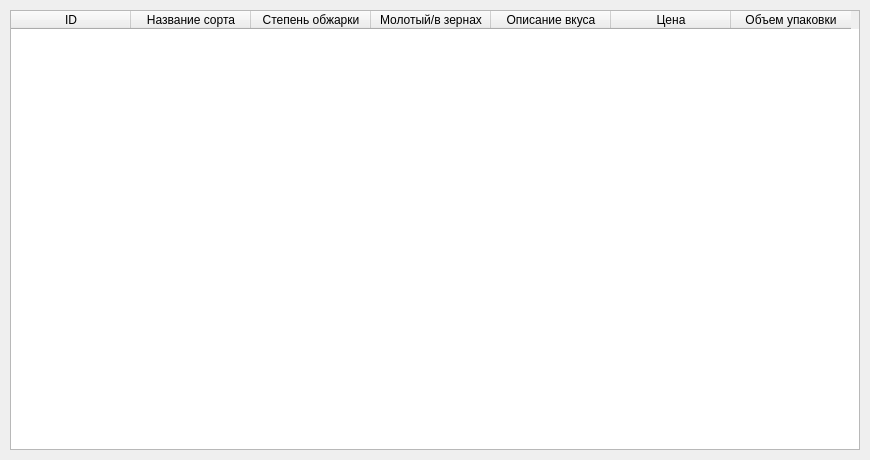
<?xml version="1.0" encoding="UTF-8"?>
<ui version="4.0">
 <class>MainWindow</class>
 <widget class="QMainWindow" name="MainWindow">
  <property name="geometry">
   <rect>
    <x>0</x>
    <y>0</y>
    <width>870</width>
    <height>460</height>
   </rect>
  </property>
  <property name="windowTitle">
   <string>MainWindow</string>
  </property>
  <widget class="QWidget" name="centralwidget">
   <widget class="QTableWidget" name="tableWidget">
    <property name="geometry">
     <rect>
      <x>10</x>
      <y>10</y>
      <width>850</width>
      <height>440</height>
     </rect>
    </property>
    <property name="autoScrollMargin">
     <number>16</number>
    </property>
    <property name="rowCount">
     <number>0</number>
    </property>
    <property name="columnCount">
     <number>7</number>
    </property>
    <attribute name="horizontalHeaderDefaultSectionSize">
     <number>120</number>
    </attribute>
    <column>
     <property name="text">
      <string>ID</string>
     </property>
    </column>
    <column>
     <property name="text">
      <string>Название сорта</string>
     </property>
    </column>
    <column>
     <property name="text">
      <string>Степень обжарки</string>
     </property>
    </column>
    <column>
     <property name="text">
      <string>Молотый/в зернах</string>
     </property>
    </column>
    <column>
     <property name="text">
      <string>Описание вкуса</string>
     </property>
    </column>
    <column>
     <property name="text">
      <string>Цена</string>
     </property>
    </column>
    <column>
     <property name="text">
      <string>Объем упаковки</string>
     </property>
    </column>
   </widget>
  </widget>
 </widget>
 <resources/>
 <connections/>
</ui>
